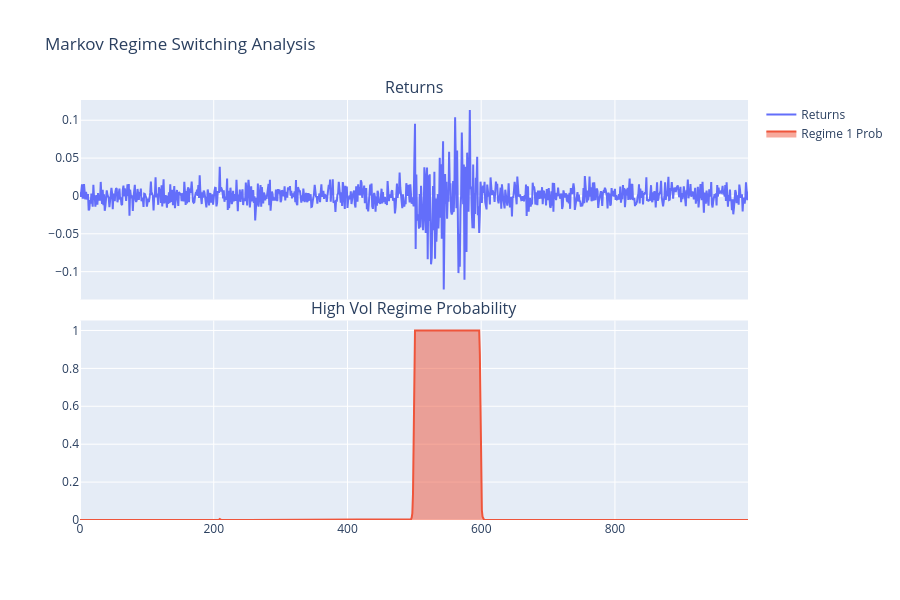

Source (notebook cell):
### Markdown cell above
## 2. Advanced Volatility: EGARCH & Regime Switching
EGARCH models capture asymmetric volatility, where market drops increase volatility more than gains, while Markov Regime Switching identifies shifts between distinct market states like bull and bear markets. These combined tools allow for a sophisticated understanding of how volatility clusters and evolves during different market phases.

### Code cell
from market_risk.volatility import GARCHEngine, RegimeSwitchingEngine

np.random.seed(42)
returns = np.random.normal(0, 0.01, 1000)
returns[500:600] *= 5 # High vol regime
returns_series = pd.Series(returns)

# EGARCH analysis
egarch = GARCHEngine()
egarch.fit(returns_series, model_type='EGARCH')
print(f'EGARCH Gamma (Leverage Effect): {egarch.gamma:.4f}')

# Regime Switching analysis
regime_eng = RegimeSwitchingEngine(k_regimes=2)
regime_eng.fit(returns_series)
probs = regime_eng.get_regime_probabilities()

fig_regime = make_subplots(rows=2, cols=1, shared_xaxes=True, vertical_spacing=0.05, subplot_titles=('Returns', 'High Vol Regime Probability'))
fig_regime.add_trace(go.Scatter(y=returns, name='Returns'), row=1, col=1)
fig_regime.add_trace(go.Scatter(y=probs.iloc[:, 1], name='Regime 1 Prob', fill='tozeroy'), row=2, col=1)
fig_regime.update_layout(height=600, title='Markov Regime Switching Analysis')
fig_regime.show()

### Figure 1 — Plotly figure (JSON) as saved in the notebook; plotly's stock layout.template omitted (floating-point values rounded to 4 significant figures; data arrays with more than 128 entries replaced by an {"elided": "..."} marker saying what was removed)
{"data": [{"name": "Returns", "type": "scatter", "xaxis": "x", "y": {"elided": "1000 float values"}, "yaxis": "y"}, {"fill": "tozeroy", "name": "Regime 1 Prob", "type": "scatter", "xaxis": "x2", "y": {"elided": "1000 float values"}, "yaxis": "y2"}], "layout": {"annotations": [{"font": {"size": 16}, "showarrow": false, "text": "Returns", "x": 0.5, "xanchor": "center", "xref": "paper", "y": 1.0, "yanchor": "bottom", "yref": "paper"}, {"font": {"size": 16}, "showarrow": false, "text": "High Vol Regime Probability", "x": 0.5, "xanchor": "center", "xref": "paper", "y": 0.475, "yanchor": "bottom", "yref": "paper"}], "height": 600, "title": {"text": "Markov Regime Switching Analysis"}, "xaxis": {"anchor": "y", "domain": [0.0, 1.0], "matches": "x2", "showticklabels": false}, "xaxis2": {"anchor": "y2", "domain": [0.0, 1.0]}, "yaxis": {"anchor": "x", "domain": [0.525, 1.0]}, "yaxis2": {"anchor": "x2", "domain": [0.0, 0.475]}}}
